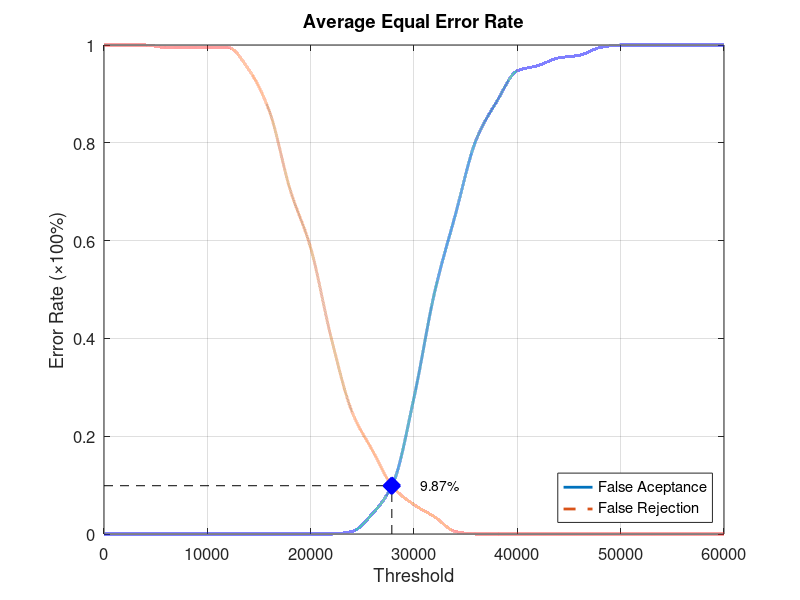
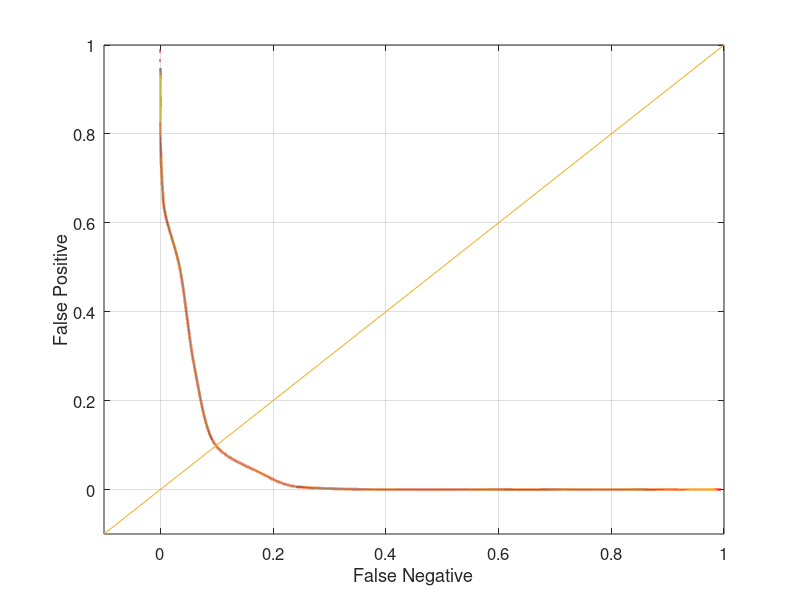

Write MATLAB code to recreate these figures, in order.
function yEER = Database2_2
close all;
clear;
clc;
x = 0:2000:60000;
xq = 0:0.5:60000;

y0 = [0 0 0 0 0 0 0 0 0 0 0 0 0.00526316 0.0421053 0.105263 0.278947 0.494737 0.652632 0.805263 0.884211 0.947368 0.957895 0.973684 0.978947 0.994737 1 1 1 1 1 1];
yy0 = interp1(x, y0, xq, 'pchip');
y1 = [1 1 1 0.995 0.995 0.995 0.995 0.95 0.865 0.705 0.585 0.4 0.25 0.17 0.095 0.06 0.035 0.005 0 0 0 0 0 0 0 0 0 0 0 0 0];
yy1 = interp1(x, y1, xq, 'pchip');

% Calculating EER: 
y2 = abs(y0 - y1);
find(y2 == min(y2))
yy2 = abs(yy0 - yy1);
xEER = find(yy2 == min(yy2));
xEERIndex = xq(xEER) % X-axis EER
yEER = yy0(xEER) % Y-axis EER

main = figure
plot(xq, yy0,'-','LineWidth', 2);	hold on
plot(xq, yy1,'--','LineWidth', 2);	hold on
plot([xEERIndex xEERIndex], [0 yEER], 'k--');	hold on
plot([0 xEERIndex], [yEER yEER], 'k--');	hold on
plot(xEERIndex, yEER, 'bx', 'LineWidth', 10);	hold on
text(xEERIndex + 10 * xEERIndex / 100, yEER, [num2str(round((10000 * yEER)) / 100) '%'])
legend('False Aceptance', 'False Rejection', 'Location', 'SouthEast')
xlabel('Threshold')
ylabel('Error Rate (\times100%)')
title('Average Equal Error Rate')
set(gca, 'FontSize', 12)
axis([0 60000 0 1])
grid on

print(main, 'Database2_2Main', '-dpng');
FNRxFPR = figure('Color', [1 1 1]);
plot(yy1, yy0, '-', yy1, yy0, 'LineWidth', 2);
hold on
y = -0.1:0.1:1
plot(y, y); 
set(gca, 'FontSize', 12)
xlabel('False Negative')
ylabel('False Positive')
axis([-0.1 1 -0.1 1])
set(gca, 'FontSize', 12)
grid on

print(FNRxFPR, 'Database2_2FNRxFPR','-dpng');
end
